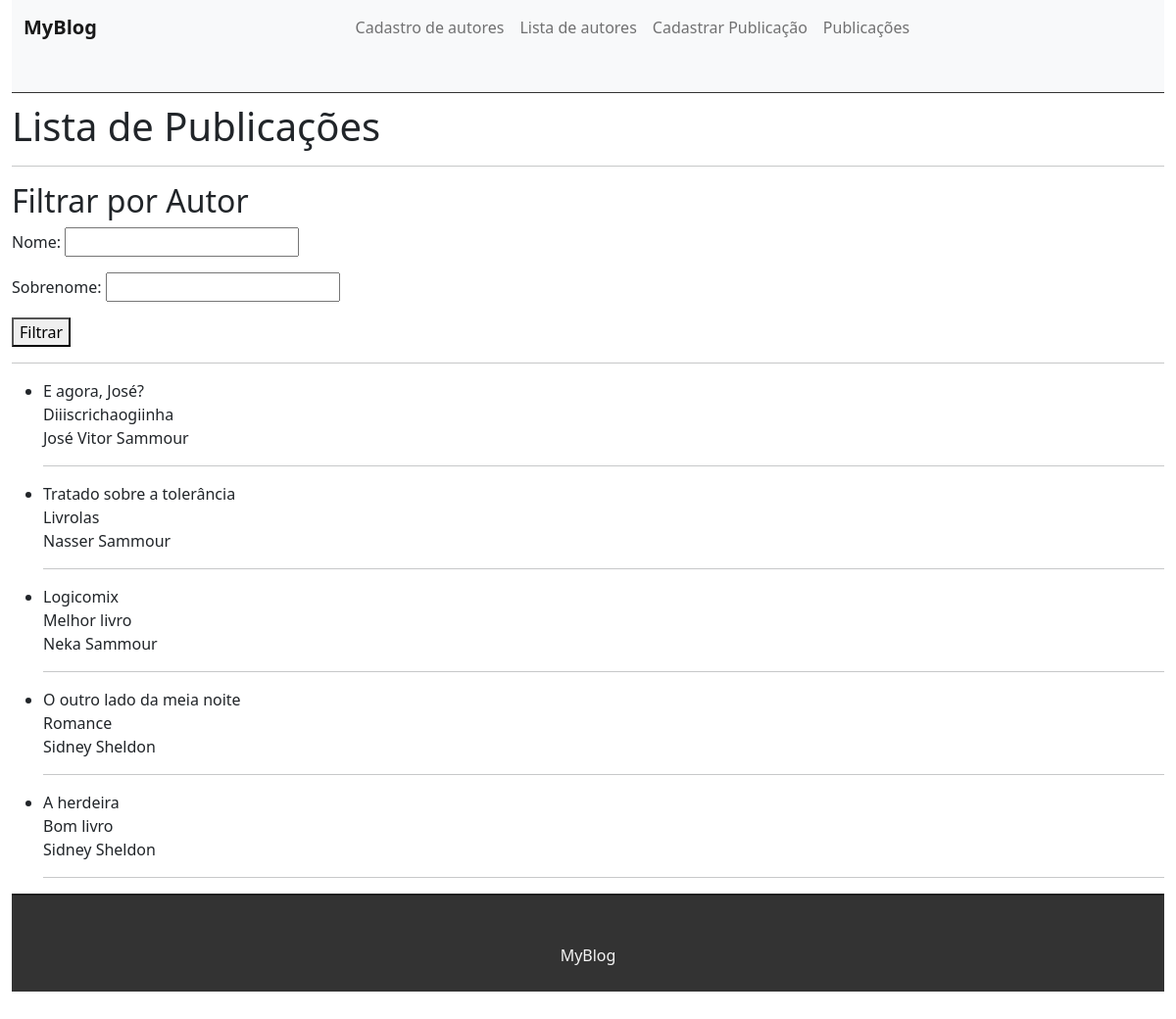
The page /AppPublicacoes/ListaPublicacoes/ on the database as committed earlier.
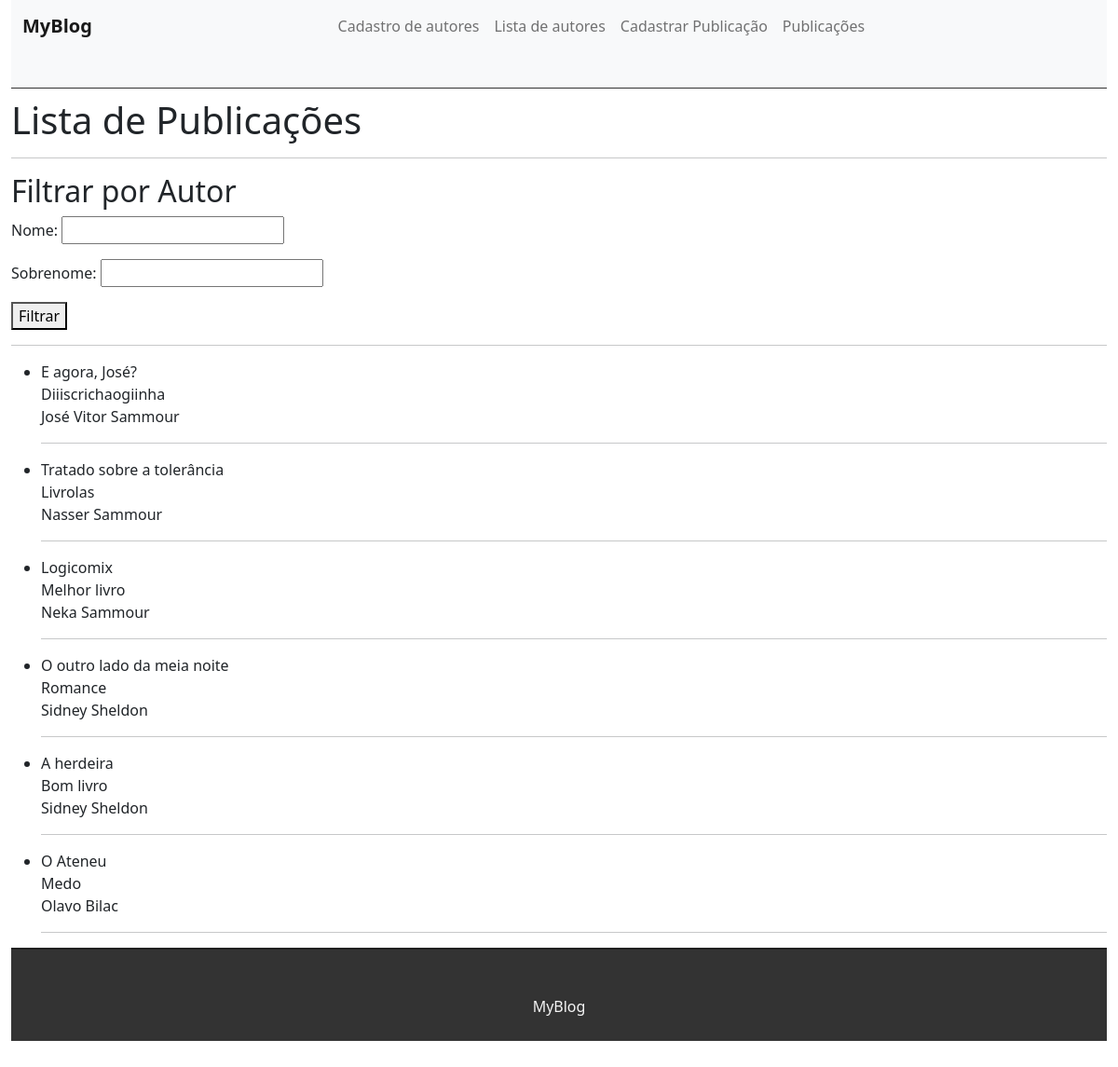
The same page on the database as committed later.
### AppPublicacoes/models.py (models this page shows, shortened)
class Publicacao(models.Model):
    titulo = models.CharField(max_length=100)
    descricao = models.CharField(max_length=500)
    autor = models.ForeignKey(Autor, on_delete=models.CASCADE)

### AppAutores/models.py (models this page shows, shortened)
class Autor(models.Model):
    nome = models.CharField(max_length=100)
    sobrenome = models.CharField(max_length=100)

### AppPublicacoes/views.py (the view)
# urls.py: path('ListaPublicacoes/', views.ListaPublicacoes.as_view(), name='Lista de publicacoes'),
class ListaPublicacoes(ListView):
    model = Publicacao
    def get_context_data(self, **kwargs):
        context = super().get_context_data(**kwargs)
        context['form'] = filtrarPorAutor()
        return context

### AppPublicacoes/forms.py
class filtrarPorAutor(forms.Form):
    nome = forms.CharField(max_length=100)
    sobrenome = forms.CharField(max_length=100)

### AppPublicacoes/templates/AppPublicacoes/publicacao_list.html (shortened to what this page needs)
{% extends 'base.html' %}
{% block content %}
<h1> Lista de Publicações </h1>
<hr/>
<h2> Filtrar por Autor </h2>
<form method='POST' action='/AppPublicacoes/ListaPublicacoes/Filtro/'>
    {{form.as_p}}
    <button type="submit">Filtrar </button>
</form>
<hr/>
<ul>
    {% for publicacao in publicacao_list%}
    <li> {{publicacao.titulo}} <br>
    {{publicacao.descricao}} <br>
    {{publicacao.autor.nome}} {{publicacao.autor.sobrenome}}
    </li>
    <hr/>
    {% endfor%}
</ul>
{% endblock content %}

Rows that differ between the two databases and show on the page:
added Publicacao: titulo "O Ateneu", descricao "Medo", autor.nome "Olavo", autor.sobrenome "Bilac"
